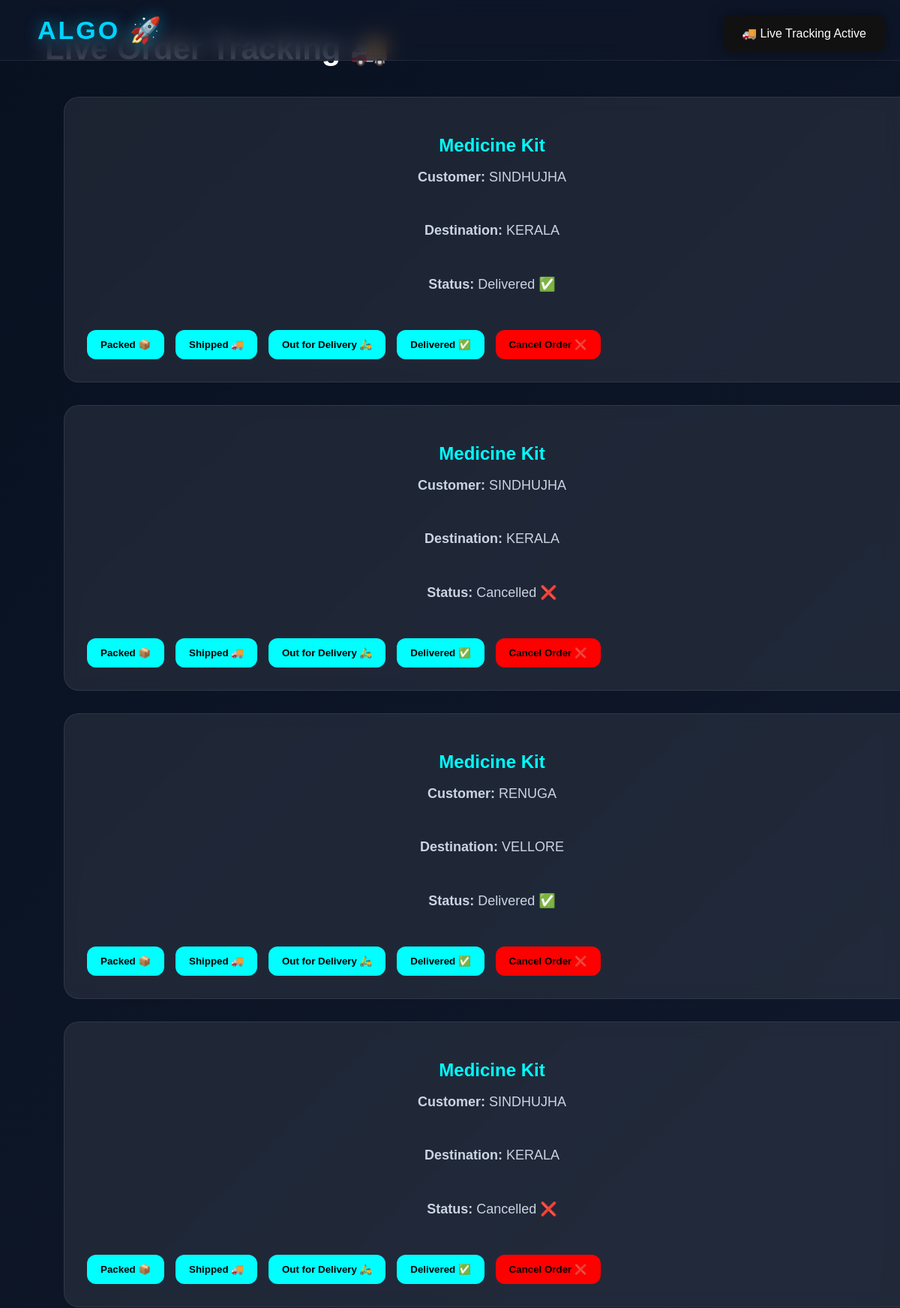
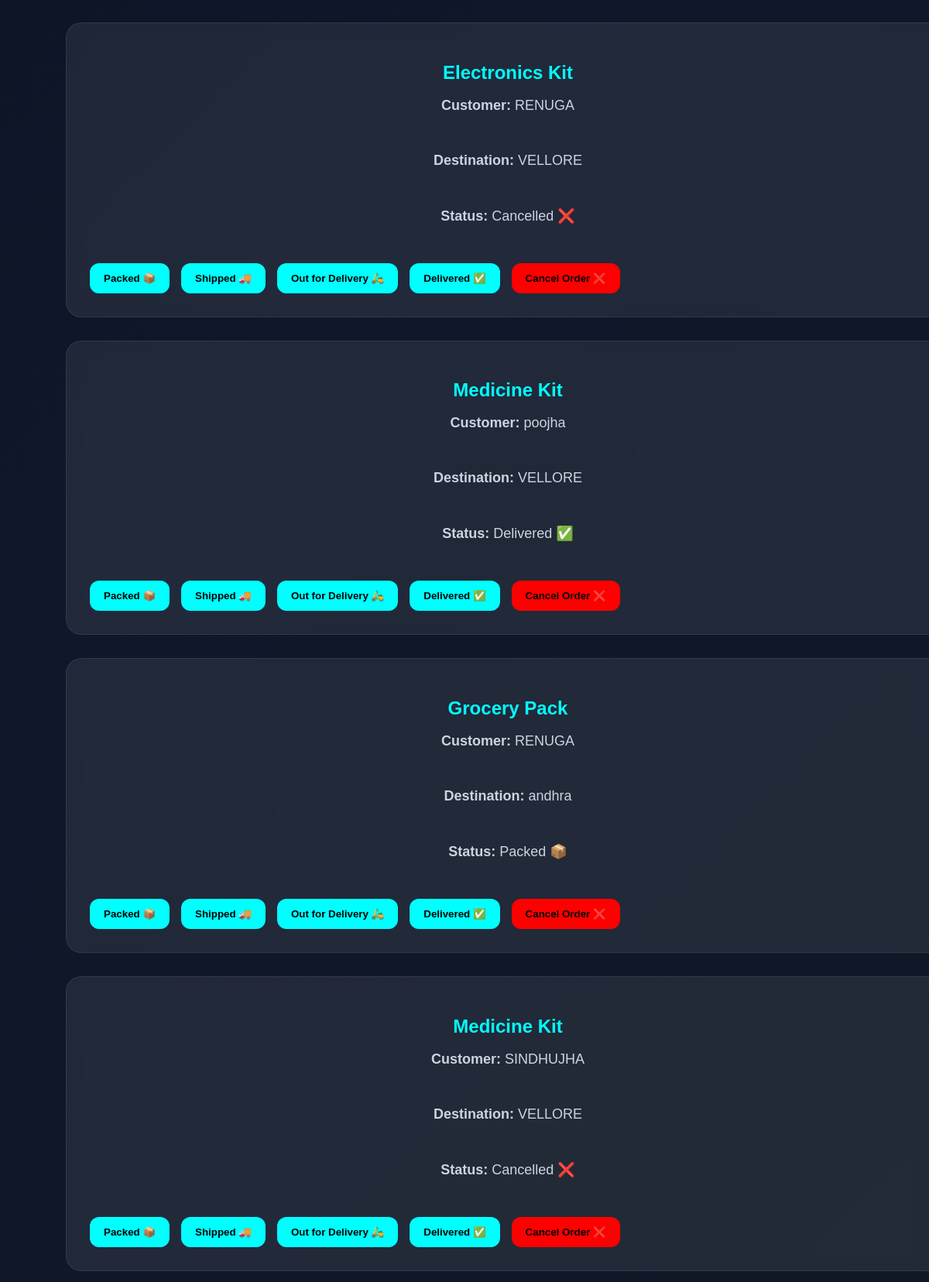
Screenshot of /tracking (signed in, upper part) with the database file from the repository (2 pictures, top to bottom).
### tables this page shows
CREATE TABLE orders (

            id INTEGER PRIMARY KEY AUTOINCREMENT,

            customer_name TEXT,

            product_name TEXT,

            destination TEXT,

            priority TEXT,

            delivery_speed TEXT,

            status TEXT,

            created_at TEXT

        );

### app.py (the view)
@app.route("/tracking")
def tracking():
    if "user" not in session:
        return redirect("/login")
    connection = sqlite3.connect("algo.db")
    cursor = connection.cursor()
    cursor.execute("""

        SELECT * FROM orders

        ORDER BY id DESC

    """)
    orders = cursor.fetchall()
    for order in orders:
        if order[6] == "Ordered":
            threading.Thread(
                target=auto_update_status,
                args=(order[0],)
            ).start()
    connection.close()
    return render_template(
        "tracking.html",
        orders=orders
    )

### templates/tracking.html (shortened to what this page needs)
<!DOCTYPE html>
<html>
<head>
    <link
    rel="stylesheet"
    href="{{ url_for('static', filename='css/style.css') }}"
    >
</head>
<body>
<div class="notification">
    🚚 Live Tracking Active
</div>
    <div class="navbar">
        <div class="logo">
            ALGO 🚀
        </div>
    </div>
    <section class="tracking-section">
        <h1>
            Live Order Tracking 🚚
        </h1>
        {% for order in orders %}
        <div class="tracking-card">
            <h2>
                {{ order[2] }}
            </h2>
            <p>
                <strong>Customer:</strong>
                {{ order[1] }}
            </p>
            <p>
                <strong>Destination:</strong>
                {{ order[3] }}
            </p>
            <p>
                <strong>Status:</strong>
                {{ order[6] }}
            </p>
            <div class="status-buttons">
                <a
                href="/update-status/{{ order[0] }}/Packed"
                >
                    <button>
                        Packed 📦
                    </button>
                </a>
                <a
                href="/update-status/{{ order[0] }}/Shipped"
                >
                    <button>
                        Shipped 🚚
                    </button>
                </a>
                <a
                href="/update-status/{{ order[0] }}/Out for Delivery"
                >
                    <button>
                        Out for Delivery 🛵
                    </button>
                </a>
                <a
                href="/update-status/{{ order[0] }}/Delivered"
                >
                    <button>
                        Delivered ✅
                    </button>
                </a>
                <a href="/cancel-order/{{ order[0] }}">
                    <button
                    style="background:red;"
                    >
                        Cancel Order ❌
                    </button>
                </a>
            </div>
        </div>
        {% endfor %}
    </section>
</body>
</html>

### static/css/style.css (style rules this page uses)
body { margin: 0; padding: 0; font-family: 'Poppins', sans-serif; background: linear-gradient( 135deg, #081120, #0f172a, #111827 ); overflow-x: hidden; }
.navbar { width: 100%; position: fixed; top: 0; left: 0; z-index: 1000; display: flex; justify-content: space-between; align-items: center; padding: 20px 50px; box-sizing: border-box; background: rgba(15, 23, 42, 0.7); backdrop-filter: blur(14px); border-bottom: 1px solid rgba(255,255,255,0.08); overflow-x: auto; flex-wrap: nowrap; }
.logo { color: #00d4ff; font-size: 34px; font-weight: 700; letter-spacing: 3px; text-shadow: 0 0 20px rgba(0,212,255,0.5); }
.tracking-card { width: 100%; max-width: 1100px; background: rgba(255,255,255,0.05); border: 1px solid rgba(255,255,255,0.08); border-radius: 30px; padding: 50px; backdrop-filter: blur(14px); text-align: center; color: white; }
.tracking-card p { color: #cbd5e1; margin-bottom: 50px; font-size: 18px; }
.tracking-card { background: rgba(255,255,255,0.08); margin: 25px; padding: 25px; border-radius: 20px; color: white; }
.tracking-section { width: 90%; margin: 40px auto; }
.tracking-section h1 { color: white; margin-bottom: 40px; font-size: 42px; }
.tracking-card { background: rgba(255,255,255,0.08); padding: 30px; margin-bottom: 30px; border-radius: 20px; color: white; backdrop-filter: blur(10px); }
.tracking-card h2 { color: cyan; margin-bottom: 15px; }
.status-buttons { display: flex; flex-wrap: wrap; gap: 15px; margin-top: 25px; }
.status-buttons button { padding: 12px 18px; border: none; border-radius: 12px; background: cyan; color: black; font-weight: bold; cursor: pointer; transition: 0.3s; }
.notification { position: fixed; top: 20px; right: 20px; background: #111; color: white; padding: 15px 25px; border-radius: 12px; font-size: 16px; z-index: 9999; box-shadow: 0 0 20px rgba(0,0,0,0.4); animation: slideIn 0.5s ease; }

### rows the page displays
orders: product_name "Medicine Kit", customer_name "SINDHUJHA", destination "KERALA", status "Delivered ✅"
orders: product_name "Medicine Kit", customer_name "SINDHUJHA", destination "KERALA", status "Cancelled ❌"
orders: product_name "Medicine Kit", customer_name "RENUGA", destination "VELLORE", status "Delivered ✅"
orders: product_name "Medicine Kit", customer_name "SINDHUJHA", destination "KERALA", status "Cancelled ❌"
orders: product_name "Electronics Kit", customer_name "RENUGA", destination "VELLORE", status "Cancelled ❌"
orders: product_name "Medicine Kit", customer_name "poojha", destination "VELLORE", status "Delivered ✅"
orders: product_name "Grocery Pack", customer_name "RENUGA", destination "andhra", status "Packed 📦"
orders: product_name "Medicine Kit", customer_name "SINDHUJHA", destination "VELLORE", status "Cancelled ❌"
